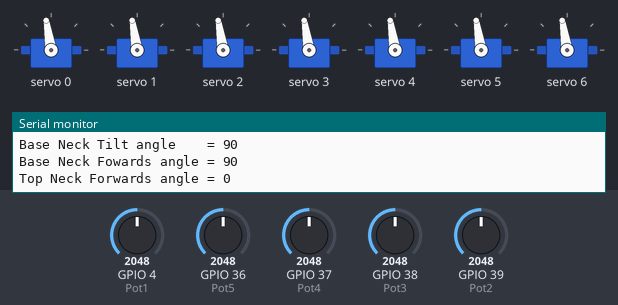
This sketch was run on a simulated ESP32. Shown: 7 × servo, the last lines printed to the serial monitor. Inputs (shaded band) come from the test bench; at power-on: GPIO 38 (Pot3) = 2048, GPIO 4 (Pot1) = 2048, GPIO 36 (Pot5) = 2048, GPIO 37 (Pot4) = 2048, GPIO 39 (Pot2) = 2048.

Above: at 1.2 s.
1.3 s: GPIO 38 (Pot3) set to 1497
At 2.4 s:
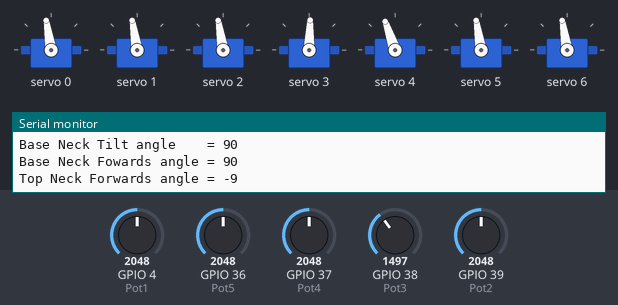
3.0 s: GPIO 38 (Pot3) set to 1368
At 3.8 s:
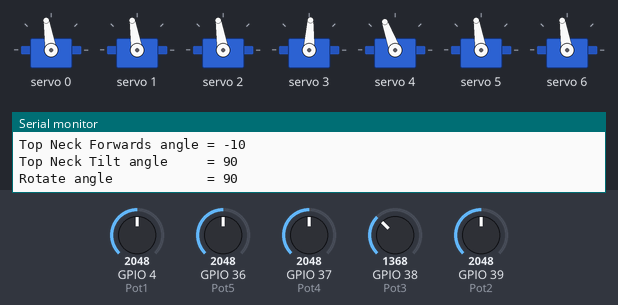
4.6 s: GPIO 4 (Pot1) set to 2866
At 5.2 s:
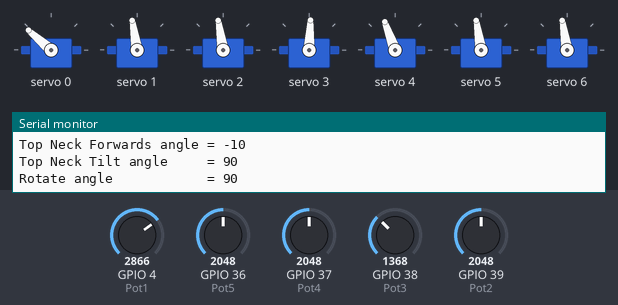
6.2 s: GPIO 36 (Pot5) set to 2866
At 7.2 s:
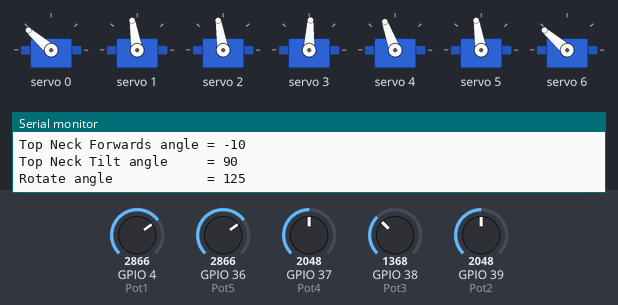
7.8 s: GPIO 37 (Pot4) set to 2206
At 9.1 s:
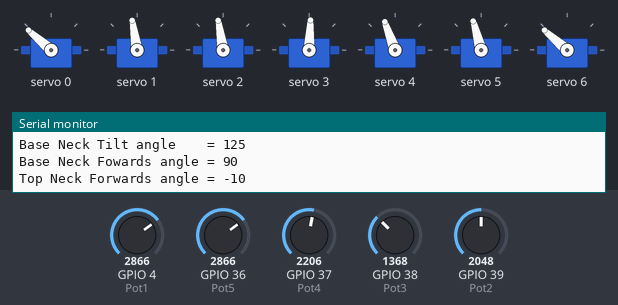
9.5 s: GPIO 37 (Pot4) set to 2325
At 10.6 s:
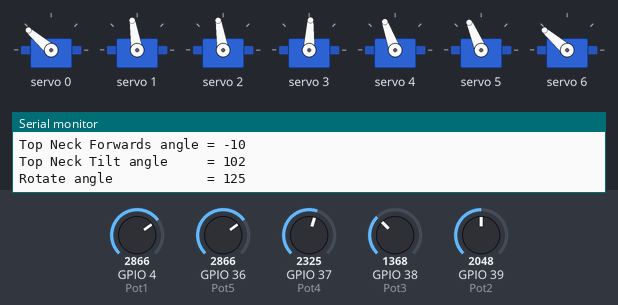
Timing chart, 0 to 12.3 s (numbered marks = the images above; inputs shaded):
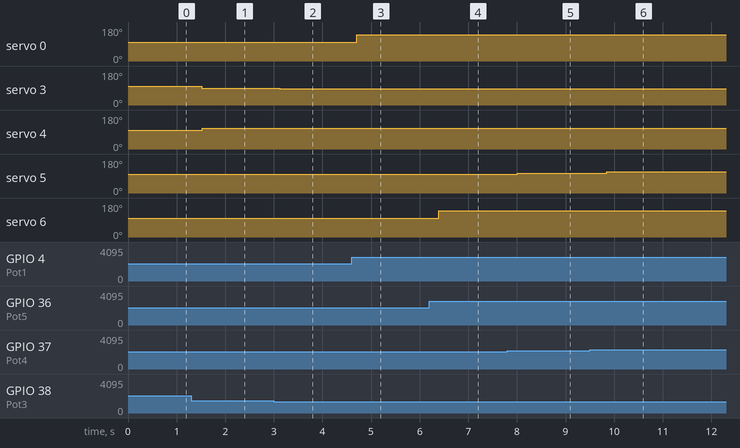

Measured:
- after the input at 1.3 s, servo 3: 99° → 88° after 0.21 s; servo 4: 99° → 109° after 0.22 s
- after the input at 3.0 s, servo 3: 88° → 87° after 0.12 s; servo 4: 109° → 110° after 0.13 s
- after the input at 4.6 s, servo 0: 99° → 139° after 0.10 s
- after the input at 6.2 s, servo 6: 99° → 139° after 0.19 s
- after the input at 7.8 s, servo 5: 99° → 105° after 0.21 s
- after the input at 9.5 s, servo 5: 105° → 113° after 0.34 s

The sketch:

V2_Head_ESP32_Xiao_Potetiometer.ino
```cpp
//////////////////////////////////////////////////////
//ESP32 xiao code for head
//////////////////////////////////////////////////////
#include <Wire.h>
#include <Adafruit_PWMServoDriver.h>

Adafruit_PWMServoDriver pwm = Adafruit_PWMServoDriver(0x40);
#define SERVO_FREQ 50 // Analog servos run at ~50 Hz
#define SERVOMINPWM 100  // Minimum pulse length count 100
#define SERVOMAXPWM 540  // Maximum pulse length count 540
int SERVOMINDEG = 0;  // Minimum degree
int SERVOMAXDEG = 180;  // Maximum degree
int OffsetDeg = 5;

int SERVOMINWORK = SERVOMINDEG + OffsetDeg; //Set min degree to ensure all motors have a working range of 180 degrees
int SERVOMAXWORK = SERVOMAXDEG - OffsetDeg; //Set max degree to ensure all motors have a working range of 180 degrees

int MidPoint = (SERVOMAXWORK + SERVOMINWORK)/2;
int pulselen;
int servonum = 0;


int Pot1 = A10;
int Pot2 = A3;
int Pot3 = A2;
int Pot4 = A1;
int Pot5 = A0;


void setup() {
  Serial.begin(9600);
  pwm.begin();
  pwm.setPWMFreq(SERVO_FREQ); // Set PWM frequency to 50 Hz
  pwm.setOscillatorFrequency(27000000);

}

void loop() {

  // Read values of Potentiomiters
  int ValPot1 = analogRead(Pot1);
  int ValPot2 = analogRead(Pot2);
  int ValPot3 = analogRead(Pot3);
  int ValPot4 = analogRead(Pot4);
  int ValPot5 = analogRead(Pot5);
  //Serial.println(ValPot1);
  //Serial.println(ValPot2);

  //Map Pot vals to a range of Dregrees
  int motorDEG1 = map(ValPot1, 0, 4095, SERVOMINDEG, SERVOMAXDEG);
  int motorDEG2 = map(ValPot2, 0, 4095, SERVOMINDEG, SERVOMAXDEG);
  int motorDEG3 = map(ValPot3, 0, 4095, -30, 30);
  int motorDEG4 = map(ValPot4, 0, 4095, SERVOMINDEG, SERVOMAXDEG);
  int motorDEG5 = map(ValPot5, 0, 4095, SERVOMINDEG, SERVOMAXDEG);

  //Print to see angles
  Serial.printf("Base Neck Tilt angle    = %d\n",motorDEG1);
  Serial.printf("Base Neck Fowards angle = %d\n",motorDEG2);
  Serial.printf("Top Neck Forwards angle = %d\n",motorDEG3);
  Serial.printf("Top Neck Tilt angle     = %d\n",motorDEG4);
  Serial.printf("Rotate angle            = %d\n",motorDEG5);

  //Convert to PWM values
  int motorPWM1 = map(motorDEG1,SERVOMINDEG,SERVOMAXDEG, SERVOMINPWM, SERVOMAXPWM);
  int motorPWM2 = map(motorDEG2,SERVOMINDEG,SERVOMAXDEG, SERVOMINPWM, SERVOMAXPWM);
  int motorPWM3 = map(motorDEG3,SERVOMINDEG,SERVOMAXDEG, SERVOMINPWM, SERVOMAXPWM);
  int motorPWM4 = map(motorDEG4,SERVOMINDEG,SERVOMAXDEG, SERVOMINPWM, SERVOMAXPWM);
  int motorPWM5 = map(motorDEG5,SERVOMINDEG,SERVOMAXDEG, SERVOMINPWM, SERVOMAXPWM);

  //Serial.println(motorPWM1);
  //Serial.println(motorPWM2);

  //Move motors
  pwm.setPWM(0, 0, motorPWM1);
  delay(10);
  pwm.setPWM(1, 0, motorPWM2);
  delay(10);
  pwm.setPWM(2, 0, map(180 - motorDEG2,SERVOMINDEG,SERVOMAXDEG, SERVOMINPWM, SERVOMAXPWM));
  delay(10);
  pwm.setPWM(3, 0, map(motorDEG2 + motorDEG3,SERVOMINDEG,SERVOMAXDEG, SERVOMINPWM, SERVOMAXPWM));
  delay(10);
  pwm.setPWM(4, 0, map(180 - motorDEG2 - motorDEG3,SERVOMINDEG,SERVOMAXDEG, SERVOMINPWM, SERVOMAXPWM));
  delay(10);
  pwm.setPWM(5, 0, motorPWM4);
  delay(10);
  pwm.setPWM(6, 0, motorPWM5);
  delay(50);
  Serial.println();

}
```
